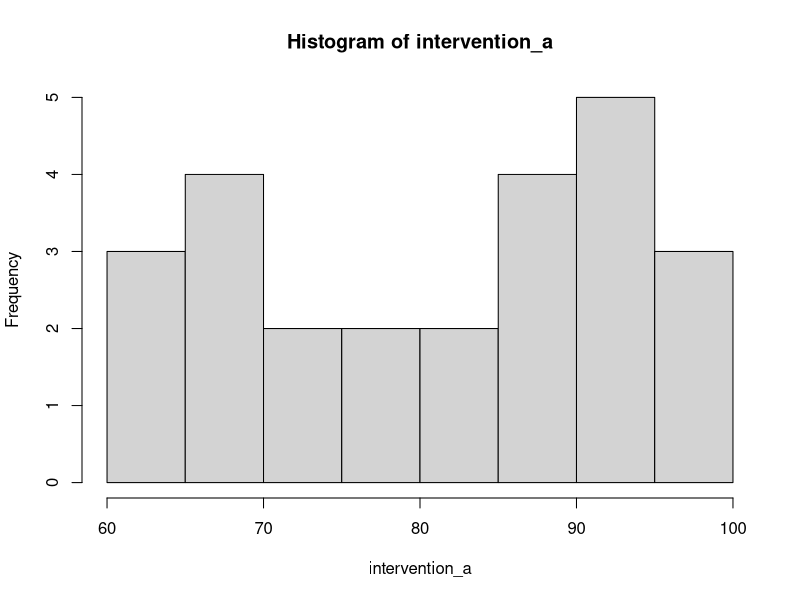
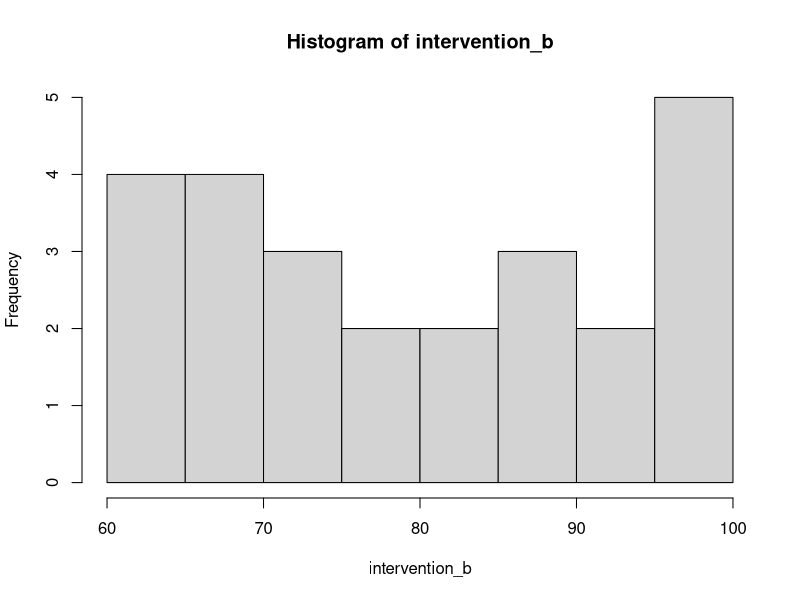

Source code (R) for these figures, in order:
## ---- chunk 1
set.seed(123)
intervention_a <- sample(60:100, size = 25)
intervention_b <- sample(60:100, size = 25)

#making the dataframe (combining the two variables into one array) - we will call it "df"
df = (rbind(intervention_a, intervention_b))
#Transpose Dataframe
df <- t(df) 

#Display first 6 rows in our data
head(df)
## ---- chunk 2
#| layout-ncol: 2
#| fig-cap: 
#|   - "Speed and Stopping Distances of Cars"
#|   - "Vapor Pressure of Mercury as a Function of Temperature"


hist(intervention_a)
hist(intervention_b)

